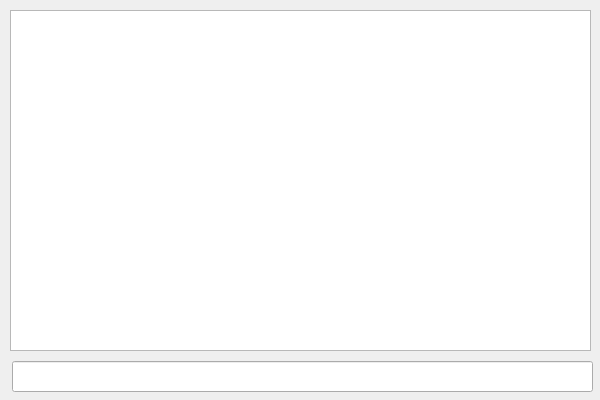
<?xml version="1.0" encoding="UTF-8"?>
<ui version="4.0">
 <class>GroundWebClass</class>
 <widget class="QWidget" name="GroundWebClass">
  <property name="geometry">
   <rect>
    <x>0</x>
    <y>0</y>
    <width>600</width>
    <height>400</height>
   </rect>
  </property>
  <property name="windowTitle">
   <string>GroundWeb</string>
  </property>
  <widget class="QTextEdit" name="consoleOutput">
   <property name="geometry">
    <rect>
     <x>10</x>
     <y>10</y>
     <width>581</width>
     <height>341</height>
    </rect>
   </property>
  </widget>
  <widget class="QLineEdit" name="userInputField">
   <property name="geometry">
    <rect>
     <x>12</x>
     <y>361</y>
     <width>581</width>
     <height>31</height>
    </rect>
   </property>
  </widget>
 </widget>
 <layoutdefault spacing="6" margin="11"/>
 <resources>
  <include location="GroundWeb.qrc"/>
 </resources>
 <connections/>
</ui>
